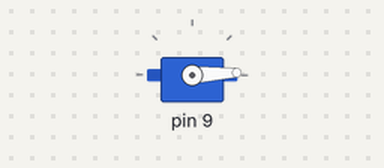
Simulated run of this sketch. Board: Arduino Uno, built with avr-gcc and run on an emulated ATmega328P. Parts: servo.

Above: at 0.05 s.
At 0.7 s:
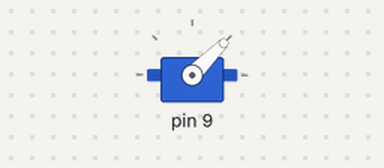
At 1.35 s:
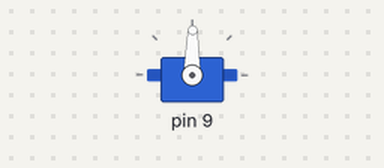
At 2.7 s:
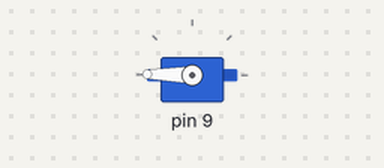
Timing chart, 0 to 6.2 s (numbered marks = the images above):
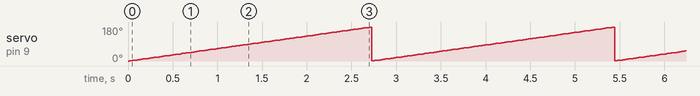

The sketch:

grupo-04.ino
```cpp
#include "SensorUltrasonico.h"
#include "Rotador.h"

Rotador rotador;
SensorUltrasonico ultrasonico;

void setup() {
  rotador.configurar();
}

void loop() {
  rotador.rotar();
}
```

Rotador.cpp
```cpp
#include "Rotador.h"

Rotador::Rotador() {}
Rotador::~Rotador() {}

void Rotador::configurar() {
  Rotador::servo.attach(Rotador::patitaServo);
}


void Rotador::rotar() {
  // mover a la derecha
  for (int nuevaPos = Rotador::anguloActual; nuevaPos < Rotador::anguloMax; nuevaPos += paso) {
    Rotador::servo.write(nuevaPos);
    delay(deltaTiempo);
  }
  // mover a la izquierda
  for (int nuevaPos = Rotador::anguloActual; nuevaPos > Rotador::anguloMin; nuevaPos -= paso) {
    Rotador::servo.write(nuevaPos);
    delay(deltaTiempo);
  }
}
```

Rotador.h
```cpp
#ifndef ROTADOR_H
#define ROTADOR_H

#include <Arduino.h>
#include <Servo.h>

class Rotador {

public:
  Rotador();
  ~Rotador();

  void configurar();

  void rotar();

  Servo servo;

  int patitaServo = 9;
  int anguloMin = 0;
  int anguloMax = 180;
  int paso = 1;
  int deltaTiempo = 15;
  int anguloActual = anguloMin;
  // 1 es hacia la derecha, 0 es a la izquierda
  bool direccion = 1;
  // cuando movimos el servo por ultima vez
  unsigned long tiempoUltimoMovimiento = 0;
};

#endif
```

SensorUltrasonico.cpp
```cpp
#include "SensorUltrasonico.h"

SensorUltrasonico::SensorUltrasonico() {}
SensorUltrasonico::~SensorUltrasonico() {}
```

SensorUltrasonico.h
```cpp
#ifndef SENSOR_ULTRASONICO_H
#define SENSOR_ULTRASONICO_H

#include <Arduino.h>


class SensorUltrasonico {

public:

  SensorUltrasonico();
  ~SensorUltrasonico();
};

#endif
```

Measured:
- by itself, servo on pin 9: ramps from 1° to 179° and jumps back, once every 2.7 s
